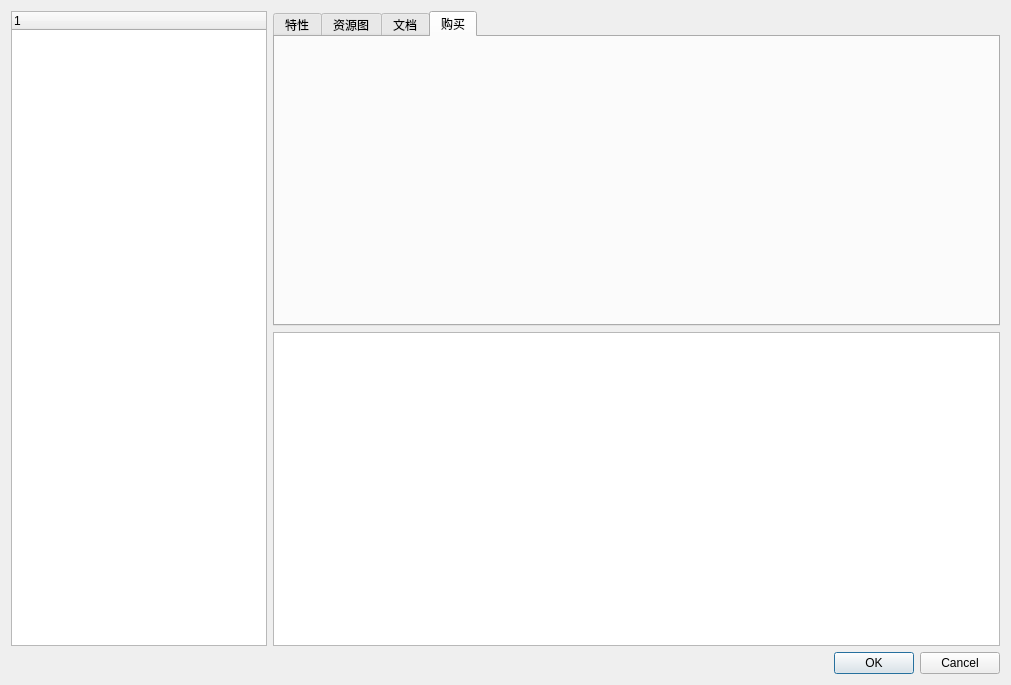
<?xml version="1.0" encoding="UTF-8"?>
<ui version="4.0">
 <class>DialogChooseBoard</class>
 <widget class="QDialog" name="DialogChooseBoard">
  <property name="geometry">
   <rect>
    <x>0</x>
    <y>0</y>
    <width>1011</width>
    <height>685</height>
   </rect>
  </property>
  <property name="windowTitle">
   <string>Dialog</string>
  </property>
  <layout class="QGridLayout" name="gridLayout">
   <item row="0" column="0" rowspan="2">
    <widget class="QTreeWidget" name="treeWidget">
     <property name="sizePolicy">
      <sizepolicy hsizetype="Minimum" vsizetype="Expanding">
       <horstretch>0</horstretch>
       <verstretch>0</verstretch>
      </sizepolicy>
     </property>
     <column>
      <property name="text">
       <string notr="true">1</string>
      </property>
     </column>
    </widget>
   </item>
   <item row="0" column="1">
    <widget class="QTabWidget" name="tabWidget">
     <property name="currentIndex">
      <number>3</number>
     </property>
     <widget class="QWidget" name="tab">
      <attribute name="title">
       <string>特性</string>
      </attribute>
     </widget>
     <widget class="QWidget" name="tab_2">
      <attribute name="title">
       <string>资源图</string>
      </attribute>
     </widget>
     <widget class="QWidget" name="tab_3">
      <attribute name="title">
       <string>文档</string>
      </attribute>
     </widget>
     <widget class="QWidget" name="tab_4">
      <attribute name="title">
       <string>购买</string>
      </attribute>
     </widget>
    </widget>
   </item>
   <item row="1" column="1">
    <widget class="QTableWidget" name="tableWidget"/>
   </item>
   <item row="2" column="0" colspan="2">
    <widget class="QDialogButtonBox" name="buttonBox">
     <property name="orientation">
      <enum>Qt::Horizontal</enum>
     </property>
     <property name="standardButtons">
      <set>QDialogButtonBox::Cancel|QDialogButtonBox::Ok</set>
     </property>
    </widget>
   </item>
  </layout>
 </widget>
 <resources/>
 <connections>
  <connection>
   <sender>buttonBox</sender>
   <signal>accepted()</signal>
   <receiver>CDialog_choose_board</receiver>
   <slot>accept()</slot>
   <hints>
    <hint type="sourcelabel">
     <x>257</x>
     <y>675</y>
    </hint>
    <hint type="destinationlabel">
     <x>157</x>
     <y>274</y>
    </hint>
   </hints>
  </connection>
  <connection>
   <sender>buttonBox</sender>
   <signal>rejected()</signal>
   <receiver>CDialog_choose_board</receiver>
   <slot>reject()</slot>
   <hints>
    <hint type="sourcelabel">
     <x>325</x>
     <y>675</y>
    </hint>
    <hint type="destinationlabel">
     <x>286</x>
     <y>274</y>
    </hint>
   </hints>
  </connection>
 </connections>
</ui>
